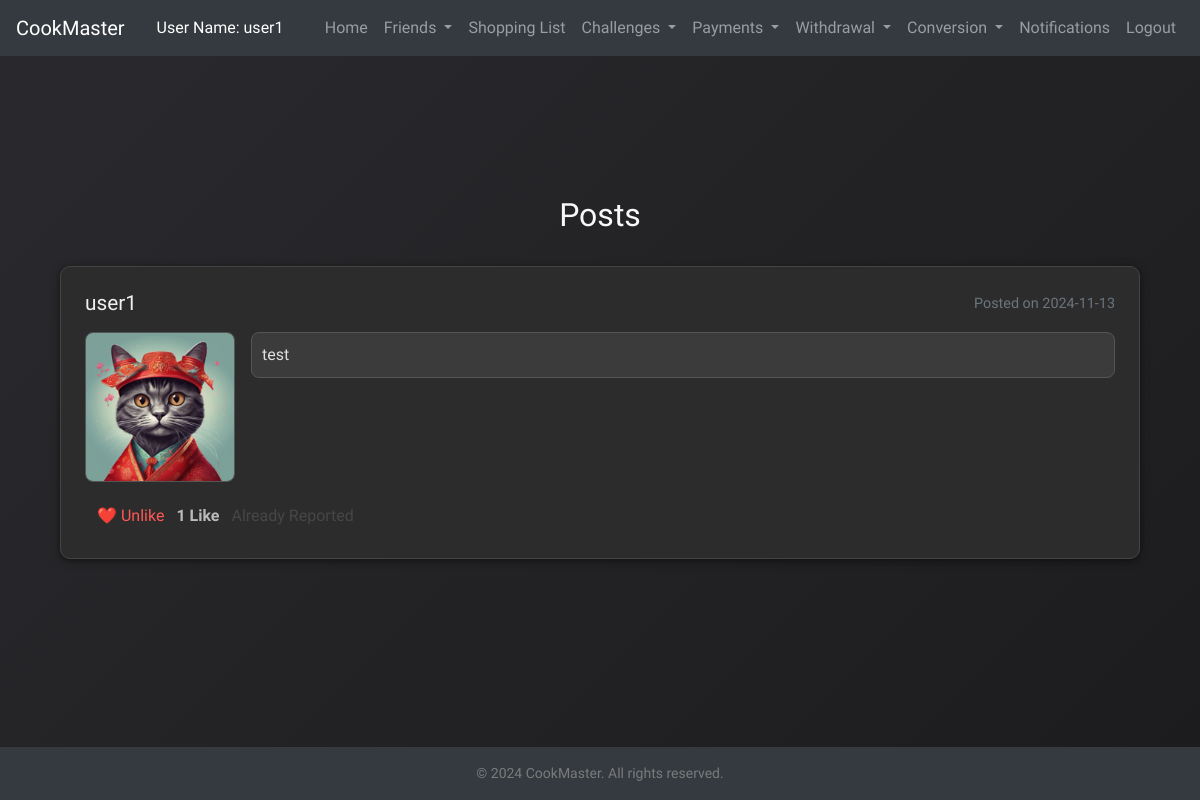
Page /view_posts (signed in) on the committed database.
### app/models.py (models this page shows, shortened)
class User(db.Model, UserMixin):
    id = db.Column(db.Integer, primary_key=True)
    username = db.Column(db.String(20), unique=True, nullable=False)
    email = db.Column(db.String(120), unique=True, nullable=False)
    password = db.Column(db.String(60), nullable=False)
    role = db.Column(db.String(10), nullable=False, default='user')
    date_created = db.Column(db.DateTime, default=datetime.now(timezone.utc))
    completed_recipes = db.Column(db.Integer, default=0)
    recipes_created = db.Column(db.Integer, default=0)
    recipes_shared = db.Column(db.Integer, default=0)
    friends_connected = db.Column(db.Integer, default=0)
    shopping_lists_created = db.Column(db.Integer, default=0)
    conversion_tool_uses = db.Column(db.Integer, default=0)
    last_login = db.Column(db.DateTime, default=lambda: datetime.now(timezone.utc))
    credits = db.Column(db.Integer, default=0)
    tools = db.relationship('Tool', backref='owner', lazy=True, cascade="all, delete-orphan")
    posts = db.relationship('Post', backref='author', lazy=True, cascade="all, delete-orphan")
    created_challenges = db.relationship('Challenge', backref='creator', lazy=True, overlaps="challenge_creator,created_challenges")
    participated_challenges = db.relationship('ChallengeParticipant', backref='user_participation', lazy=True, overlaps="participant,challenges_participated")
    achievements = db.relationship('Achievement', backref='user', lazy=True, cascade="all, delete-orphan")

class Post(db.Model):
    __tablename__ = 'post'
    id = db.Column(db.Integer, primary_key=True)
    image_file = db.Column(db.String(100), nullable=False)
    message = db.Column(db.Text, nullable=False)
    date_posted = db.Column(db.DateTime, nullable=False, default=db.func.current_timestamp())
    user_id = db.Column(db.Integer, db.ForeignKey('user.id', ondelete='CASCADE'), nullable=False)
    challenge_id = db.Column(db.Integer, db.ForeignKey('challenge.id'), nullable=True)
    reports = db.Column(db.Integer, default=0)
    likes = db.relationship('PostLike', backref='liked_post', cascade="all, delete-orphan")
    user = db.relationship('User', backref='user_posts')
    challenge = db.relationship('Challenge', backref='posts', lazy=True)
    reported_by = db.relationship('User', secondary=post_reports, backref='reported_posts')
    def is_liked_by(self, user):
        return any(like.user_id == user.id for like in self.likes)
    def is_reported_by(self, user):
        return user in self.reported_by

### app/user_routes.py (the view)
@user.route('/view_posts')
@login_required
def view_posts():
    friends = Friendship.query.filter_by(user_id=current_user.id).all()
    friend_ids = [friend.friend_id for friend in friends]
    friend_ids.append(current_user.id)  # Include the current user in the posts
    posts = Post.query.filter(Post.user_id.in_(friend_ids)) \
                      .options(db.joinedload(Post.challenge)) \
                      .order_by(Post.date_posted.desc()).all()
    if not posts:
        flash('No posts to show', 'info')
    return render_template('view_posts.html', posts=posts)

### app/__init__.py (called while the page is built)
@login_manager.user_loader
def load_user(user_id):
    from app.models import User
    return User.query.get(int(user_id))

### app/templates/view_posts.html (shortened to what this page needs)
{% extends "base.html" %}
{% block content %}
<div class="container">
    <h2 class="text-center my-4">Posts</h2>
    <div class="posts-container">
        {% for post in posts %}
            <div class="post">
                <div class="post-header d-flex justify-content-between align-items-center">
                    <h4>{{ post.user.username }}</h4>
                    <small class="text-muted">Posted on {{ post.date_posted.strftime('%Y-%m-%d') }}</small>
                </div>
                <div class="post-body d-flex">
                    <div class="post-image-container">
                        {% if post.image_file %}
                            <img src="{{ url_for('static', filename='uploads/' + post.image_file) }}" alt="Post image" class="post-image me-3">
                        {% else %}
                            <p class="no-image">No image available for this post.</p>
                        {% endif %}
                    </div>
                    <div class="post-message-box">
                        <p class="post-message">{{ post.message }}</p>
                    </div>
                </div>
                <div class="post-footer mt-3">
                    <form action="{{ url_for('user.like_post', post_id=post.id) }}" method="post" class="d-inline">
                        <button type="submit" class="btn btn-like">
                            {% if post.is_liked_by(current_user) %}
                                ❤️ Unlike
                            {% else %}
                                🤍 Like
                            {% endif %}
                        </button>
                    </form>
                    <span class="like-count ms-2">{{ post.likes|length }} {{ 'Like' if post.likes|length == 1 else 'Likes' }}</span>
                    <form action="{{ url_for('user.report_post', post_id=post.id) }}" method="post" class="d-inline ms-3">
                        <button type="submit" class="btn btn-report" {% if post.is_reported_by(current_user) %}disabled{% endif %}>
                            {% if post.is_reported_by(current_user) %}
                                Already Reported
                            {% else %}
                                Report
                            {% endif %}
                        </button>
                    </form>
                </div>
            </div>
        {% endfor %}
    </div>
</div>
{% endblock %}

### app/templates/base.html (shortened to what this page needs)
<!DOCTYPE html>
<html lang="en">
<head>
    <link rel="stylesheet" href="https://stackpath.bootstrapcdn.com/bootstrap/4.5.2/css/bootstrap.min.css">
    <link rel="stylesheet" href="{{ url_for('static', filename='css/styles.css') }}">
    <link rel="stylesheet" href="https://cdnjs.cloudflare.com/ajax/libs/font-awesome/6.0.0/css/all.min.css">
</head>
<body class="bg-dark text-light">
    <nav class="navbar navbar-expand-lg navbar-dark bg-dark">
        <a class="navbar-brand">CookMaster</a>
        {% if current_user.is_authenticated %}
        <span class="navbar-text text-white ml-3">
        User Name: {{ current_user.username }}
        </span>
        {% endif %}
        <div class="collapse navbar-collapse" id="navbarNav">
            <ul class="navbar-nav ml-auto">
                {% if current_user.is_authenticated %}
                    <li class="nav-item">
                        <a class="nav-link" href="{{ url_for('user.index') }}">Home</a>
                    </li>
                    <li class="nav-item dropdown">
                        <a class="nav-link dropdown-toggle" href="#" id="friendsDropdown" role="button" data-toggle="dropdown" aria-haspopup="true" aria-expanded="false">
                            Friends
                        </a>
                    </li>
                    <li class="nav-item">
                        <a class="nav-link" href="{{ url_for('user.shopping_list') }}">Shopping List</a>
                    </li>
                    <li class="nav-item dropdown">
                        <a class="nav-link dropdown-toggle" href="#" id="challengesDropdown" role="button" data-toggle="dropdown" aria-haspopup="true" aria-expanded="false">
                            Challenges
                        </a>
                    </li>
                    <li class="nav-item dropdown">
                        <a class="nav-link dropdown-toggle" href="#" id="paymentsDropdown" role="button" data-toggle="dropdown" aria-haspopup="true" aria-expanded="false">
                            Payments
                        </a>
                    </li>
                    <li class="nav-item dropdown">
                        <a class="nav-link dropdown-toggle" href="#" id="withdrawDropdown" role="button" data-toggle="dropdown" aria-haspopup="true" aria-expanded="false">
                            Withdrawal
                        </a>
                    </li>
                    <li class="nav-item dropdown">
                        <a class="nav-link dropdown-toggle" href="#" id="conversionDropdown" role="button" data-toggle="dropdown" aria-haspopup="true" aria-expanded="false">
                            Conversion
                        </a>
                    </li>
                    <li class="nav-item">
                        <a class="nav-link" href="{{ url_for('user.notifications') }}">Notifications</a>
                    </li>
                    <li class="nav-item">
                        <a class="nav-link" href="{{ url_for('user.logout') }}">Logout</a>
                    </li>
                {% endif %}
            </ul>
        </div>
    </nav>
    <div class="container my-5 pt-5">
        {% block content %}{% endblock %}
    </div>
    <footer class="bg-dark text-white text-center py-3 mt-5">
        <p>&copy; 2024 CookMaster. All rights reserved.</p>
    </footer>
</body>
</html>

### app/static/css/styles.css (style rules this page uses)
body { margin: 0; font-family: 'Chewy', sans-serif; background: linear-gradient(135deg, #2a2a2e, #1c1c1e); color: #f5f5f5; background-size: cover; height: 100%; display: flex; flex-direction: column; overflow-x: hidden; animation: none; scroll-behavior: smooth; }
html { height: 100%; margin: 0; display: flex; flex-direction: column; overflow-x: hidden; }
.navbar { background-color: #1c1c1e; position: relative; z-index: 1000; }
.navbar-brand { color: #4a90e2; }
.navbar-nav .nav-link { color: #a1a1a6; font-weight: 500; transition: color 0.3s; }
footer { background-color: #1c1c1e; color: #a1a1a6; text-align: center; padding: 10px 0; }
footer p { margin: 0; font-size: 14px; color: #7b7b7b; }
.container { color: white; padding-top: 20px; flex: 1; margin: 0 auto; text-align: left; }

### app/templates/view_posts.html (style rules this page uses)
.posts-container { display: flex; flex-direction: column; gap: 1.5rem; margin-top: 2rem; }
.post { border: 1px solid #444; padding: 1.5rem; border-radius: 10px; background-color: #2c2c2c; box-shadow: 0 2px 8px rgba(0, 0, 0, 0.5); transition: transform 0.2s, background-color 0.3s; }
.post-header h4 { margin: 0; font-size: 1.3rem; color: #f0f0f0; }
.post-header small { color: #aaa; font-size: 0.9rem; }
.post-body { display: flex; align-items: flex-start; margin-top: 1rem; }
.post-image-container { display: flex; flex-direction: column; align-items: center; }
.post-image { max-width: 150px; border-radius: 8px; object-fit: cover; border: 1px solid #555; }
.post-message-box { flex: 1; border: 1px solid #555; border-radius: 8px; padding: 10px; background-color: #3b3b3b; margin-left: 1rem; }
.post-message { margin: 0; font-size: 1rem; color: #e0e0e0; }
.post-footer { display: flex; align-items: center; }
.btn-like { background: none; border: none; color: #ff5757; font-size: 1rem; cursor: pointer; transition: color 0.2s; }
.like-count { color: #bbb; font-weight: bold; }
.btn-report { background: none; border: none; color: #ff4d4d; font-size: 1rem; cursor: pointer; transition: color 0.2s; }
.btn-report:disabled { color: #555; cursor: not-allowed; }
h2 { color: #f8f8f8; }

### rows in the picture
User: username "user1"
Post: user.username "user1", date_posted "2024-11-13", image_file (picture), message "test", likes|length "1", likes "Like"
